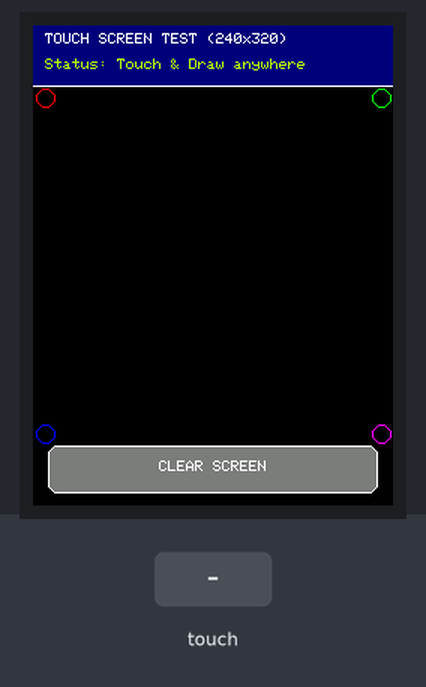
A sketch run on a simulated ESP32-C6. On the bench: 240×320 colour display. Inputs (shaded band) come from the test bench. What the sketch prints to the serial monitor is not drawn.

Above: at 1.9 s.
2.0 s: screen touched at 13 % across, 10 % down
At 2.4 s:
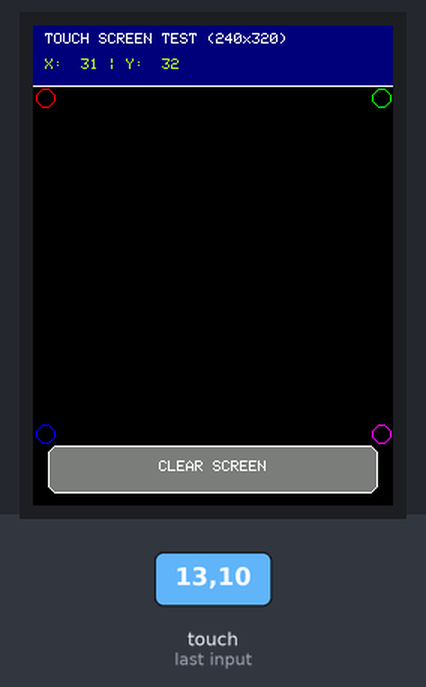
3.5 s: screen touched at 62 % across, 30 % down
At 4.7 s:
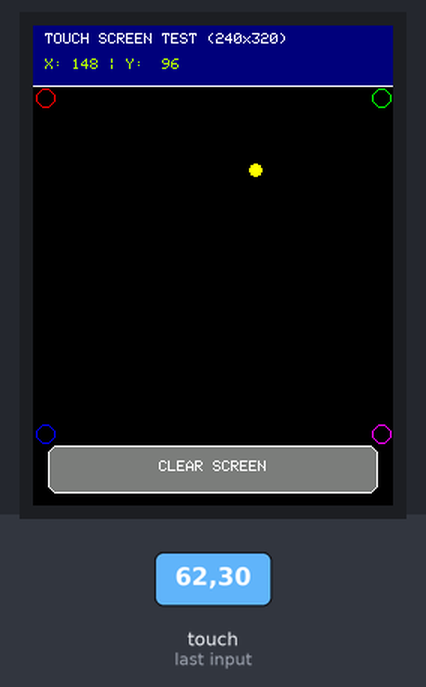
5.0 s: screen touched at 13 % across, 50 % down
At 6.1 s:
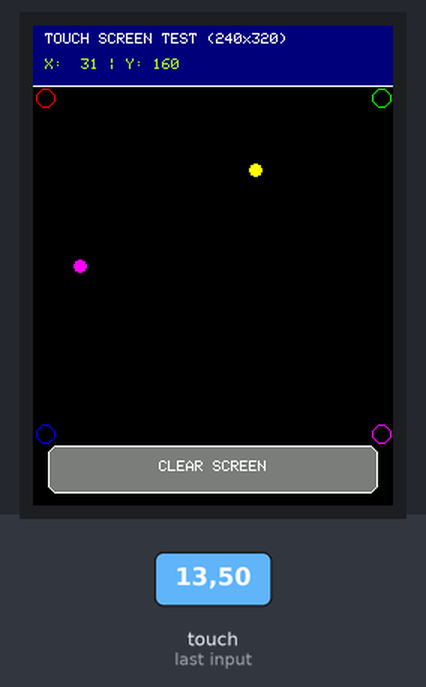
6.5 s: screen touched at 62 % across, 50 % down
At 6.9 s:
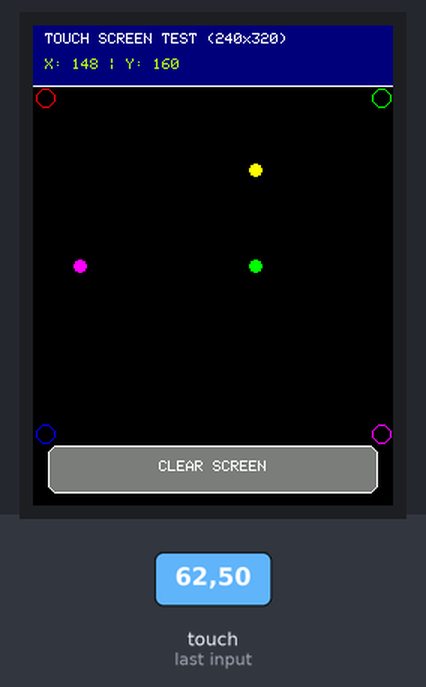
8.0 s: screen touched at 13 % across, 30 % down
At 9.2 s:
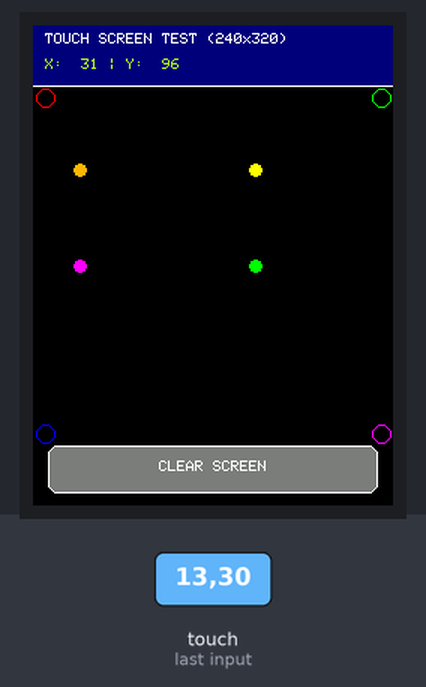
9.5 s: screen touched at 38 % across, 10 % down
Timing chart, 0 to 12.0 s (numbered marks = the images above; inputs shaded):
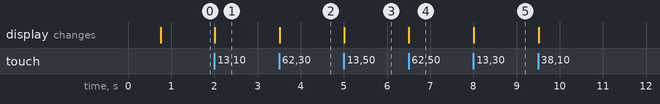

The sketch:

TouchTest.ino
```cpp
#include <Arduino.h>
#include <SPI.h>
#include <LovyanGFX.hpp>

#define SCREEN_WIDTH  240
#define SCREEN_HEIGHT 320

// =========================================================================
// ขาพิน ESP32-C6
// =========================================================================
#define TFT_SCLK_PIN   6   // SCK / T_CLK
#define TFT_MOSI_PIN   7   // MOSI / T_DIN
#define TFT_MISO_PIN   2   // MISO / T_DO
#define TFT_CS_PIN     4   // LCD CS
#define TFT_DC_PIN     5   // LCD DC
#define TFT_RST_PIN   10   // LCD RESET
#define TFT_BL_PIN    -1   // LED Backlight

#define TOUCH_CS_PIN   3   // T_CS (ชิป HR2046 / XPT2046)
#define TOUCH_IRQ_PIN  1   // T_IRQ (ขา Interrupt)

// =========================================================================
// ตั้งค่า LovyanGFX (ปิด pin_int เพื่อให้บังคับโพลลิ่ง ไม่ติดปัญหาขา IRQ)
// =========================================================================
class LGFX : public lgfx::LGFX_Device {
    lgfx::Panel_ST7789      _panel_instance;
    lgfx::Bus_SPI           _bus_instance;
    lgfx::Touch_XPT2046     _touch_instance;

public:
    LGFX(void) {
        {
            auto cfg = _bus_instance.config();
            cfg.spi_host = SPI2_HOST;
            cfg.spi_mode = 0;
            cfg.freq_write = 40000000;
            cfg.freq_read  = 16000000;
            cfg.spi_3wire  = false;
            cfg.use_lock   = true;
            cfg.dma_channel = SPI_DMA_CH_AUTO;
            cfg.pin_sclk = TFT_SCLK_PIN;
            cfg.pin_mosi = TFT_MOSI_PIN;
            cfg.pin_miso = TFT_MISO_PIN;
            cfg.pin_dc   = TFT_DC_PIN;
            _bus_instance.config(cfg);
            _panel_instance.setBus(&_bus_instance);
        }
        {
            auto cfg = _panel_instance.config();
            cfg.pin_cs           = TFT_CS_PIN;
            cfg.pin_rst          = TFT_RST_PIN;
            cfg.pin_busy         = -1;
            cfg.panel_width      = 240;
            cfg.panel_height     = 320;
            cfg.offset_x         = 0;
            cfg.offset_y         = 0;
            cfg.offset_rotation  = 0;
            cfg.dummy_read_pixel = 8;
            cfg.dummy_read_bits  = 1;
            cfg.readable         = false;
            cfg.invert           = false;
            cfg.rgb_order        = false;
            cfg.dlen_16bit       = false;
            cfg.bus_shared       = true;
            _panel_instance.config(cfg);
        }
        {
            auto cfg = _touch_instance.config();
            cfg.x_min      = 0;
            cfg.x_max      = 4095;
            cfg.y_min      = 0;
            cfg.y_max      = 4095;
            // ปิด pin_int (-1) เพื่อป้องกันกรณีขา IRQ ลอยหรือไม่ตอบสนอง
            cfg.pin_int    = -1;
            cfg.bus_shared = true;
            cfg.offset_rotation = 0;
            cfg.spi_host   = SPI2_HOST;
            cfg.freq       = 1000000; // 1MHz
            cfg.pin_sclk   = TFT_SCLK_PIN;
            cfg.pin_mosi   = TFT_MOSI_PIN;
            cfg.pin_miso   = TFT_MISO_PIN;
            cfg.pin_cs     = TOUCH_CS_PIN;
            _touch_instance.config(cfg);
            _panel_instance.setTouch(&_touch_instance);
        }
        setPanel(&_panel_instance);
    }
};

LGFX tft;

// ฟังก์ชันวาดหน้าจอสำหรับทดสอบวาดภาพหลัง Calibrate เสร็จ
void drawTestCanvas() {
    tft.fillScreen(TFT_BLACK);

    // Header แสดงสถานะและพิกัด
    tft.fillRect(0, 0, SCREEN_WIDTH, 40, TFT_NAVY);
    tft.drawFastHLine(0, 40, SCREEN_WIDTH, TFT_WHITE);
    tft.setTextColor(TFT_WHITE, TFT_NAVY);
    tft.setTextSize(1);
    tft.drawString("TOUCH SCREEN TEST (240x320)", 8, 5);
    tft.setTextColor(TFT_GREENYELLOW, TFT_NAVY);
    tft.drawString("Status: Touch & Draw anywhere", 8, 22);

    // ปุ่ม CLEAR ด้านล่าง
    tft.fillRoundRect(10, SCREEN_HEIGHT - 40, SCREEN_WIDTH - 20, 32, 6, TFT_DARKGREY);
    tft.drawRoundRect(10, SCREEN_HEIGHT - 40, SCREEN_WIDTH - 20, 32, 6, TFT_WHITE);
    tft.setTextColor(TFT_WHITE, TFT_DARKGREY);
    tft.drawCenterString("CLEAR SCREEN", SCREEN_WIDTH / 2, SCREEN_HEIGHT - 30);

    // จุดเล็ง 4 มุม (ทดสอบความแม่นยำของขอบจอ)
    tft.drawCircle(8, 48, 6, TFT_RED);
    tft.drawCircle(SCREEN_WIDTH - 8, 48, 6, TFT_GREEN);
    tft.drawCircle(8, SCREEN_HEIGHT - 48, 6, TFT_BLUE);
    tft.drawCircle(SCREEN_WIDTH - 8, SCREEN_HEIGHT - 48, 6, TFT_MAGENTA);
}

void setup() {
    Serial.begin(115200);
    delay(500);
    Serial.println("\n\n==========================================");
    Serial.println("   LovyanGFX Touch Test (Calibrated)");
    Serial.println("==========================================");

    tft.init();
    tft.setRotation(0); // 0 = Portrait (240x320)

    // ใช้ค่า Calibration ที่บันทึกไว้
    uint16_t calData[8] = { 329, 267, 3886, 221, 296, 3790, 3867, 3713 };
    tft.setTouchCalibrate(calData);

    Serial.println("Loaded Touch Calibration data successfully!");

    drawTestCanvas();
}

uint16_t prevX = 0, prevY = 0;
bool wasTouched = false;
uint16_t colorIndex = 0;
uint16_t colors[] = { TFT_CYAN, TFT_YELLOW, TFT_MAGENTA, TFT_GREEN, TFT_ORANGE, TFT_WHITE };

void loop() {
    uint16_t x, y;
    bool touched = tft.getTouch(&x, &y);

    if (touched) {
        // อัปเดตพิกัดบน Header
        tft.fillRect(0, 20, SCREEN_WIDTH, 18, TFT_NAVY);
        tft.setTextColor(TFT_GREENYELLOW, TFT_NAVY);
        char buf[32];
        snprintf(buf, sizeof(buf), "X: %3d | Y: %3d", x, y);
        tft.drawString(buf, 8, 22);

        Serial.printf("[TOUCH] X: %3d, Y: %3d\n", x, y);

        // แตะปุ่ม CLEAR
        if (y >= SCREEN_HEIGHT - 40 && y <= SCREEN_HEIGHT - 8 && x >= 10 && x <= SCREEN_WIDTH - 10) {
            drawTestCanvas();
            delay(150);
        } else if (y > 40 && y < SCREEN_HEIGHT - 40) {
            // วาดจุด/เส้นตามตำแหน่งที่แตะ
            if (wasTouched) {
                tft.drawLine(prevX, prevY, x, y, colors[colorIndex]);
                tft.fillCircle(x, y, 3, colors[colorIndex]);
            } else {
                tft.fillCircle(x, y, 4, colors[colorIndex]);
            }
            prevX = x;
            prevY = y;
        }

        wasTouched = true;
    } else {
        if (wasTouched) {
            colorIndex = (colorIndex + 1) % (sizeof(colors) / sizeof(colors[0]));
            wasTouched = false;
        }
    }

    delay(10);
}
```

Measured:
- after the input at 2.0 s, the display: changes at once (image 1)
- after the input at 3.5 s, the display: changes at once (image 2)
- after the input at 5.0 s, the display: changes at once (image 3)
- after the input at 6.5 s, the display: changes at once (image 4)
- after the input at 8.0 s, the display: changes at once (image 5)
